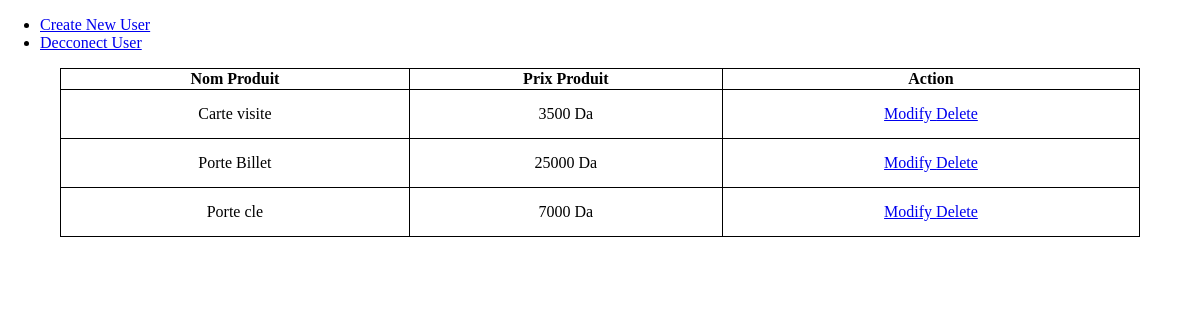
The app's page /ArchiveZemzem/PHP/Product/listOfProduct.php with its own data.
### tables this page shows
CREATE TABLE `Product` (
  `Id_Product` int(11) NOT NULL,
  `Nom_product` varchar(50) NOT NULL,
  `Prix_Produit` int(11) NOT NULL
);

### ArchiveZemzem/PHP/Product/listOfProduct.php (the view, shortened to what this page needs)
<?php
    include("../ConnectDatabase.php");
?>
<!DOCTYPE html>
<html lang="en">
    <head>
        <link rel="stylesheet" href="../css/styleInfoUser.css">
    </head>
    <body>
        <ul>
            <li> <a href="CreateUser.php"> Create New User </a> </li>
            <li> <a href="deconectUser.php"> Decconect User </a> </li>
        </ul>
        <table>
            <thead >
                <th> Nom Produit </th>
                <th> Prix Produit </th>
                <th> Action </th>
            </thead>
        <?php
            $selectProductReq = $db -> query("SELECT * FROM Product ");
            while($selectProductReqResult  = $selectProductReq->fetch()){
                echo "<tr>";
                    echo"<td>". $selectProductReqResult["Nom_product"]."</td>";
                    echo"<td>". $selectProductReqResult["Prix_Produit"]." Da </td>";
                    echo"<td> <a href='modifyProduct.php?id=".$selectProductReqResult["Id_Product"]."'> Modify </a> <a href= 'deleteProduct.php?id=".$selectProductReqResult["Id_Product"]."'> Delete </a> </td>
                    <tr>"
                    ;
            }
        ?>
        </table>
    </body>
</html>

### ArchiveZemzem/CSS/styleInfoUser.css (style rules this page uses)
body { margin: 0px; }
table , td , th { border: 1px solid black; border-collapse: collapse; text-align: center; }
table { margin-top: 10px; margin-left: 5%; width: 90%; }
td { padding: 15px; }

### records on screen
product: Nom_product "Carte visite", Prix_Produit "3500"
product: Nom_product "Porte Billet", Prix_Produit "25000"
product: Nom_product "Porte cle", Prix_Produit "7000"
